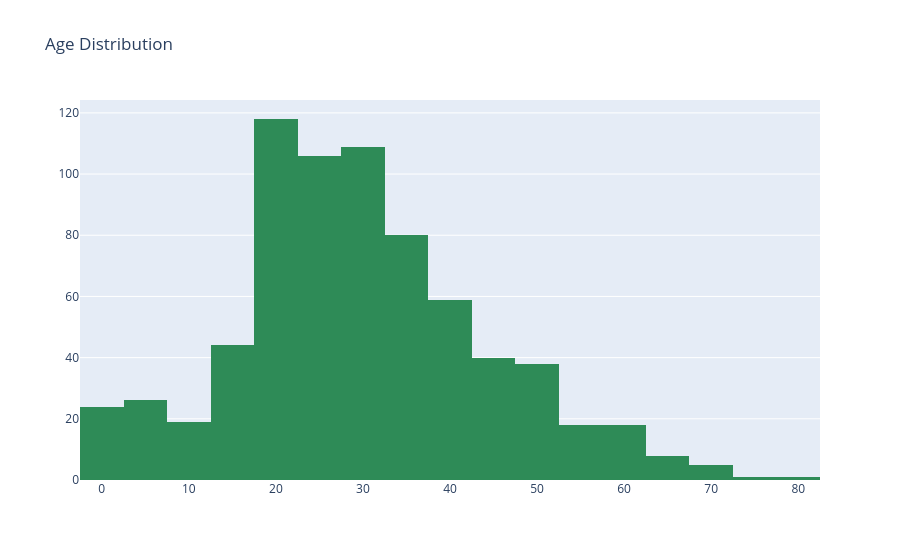

The notebook cell saved with this chart:
### Code cell
trace=go.Histogram(x=data['Age'],nbinsx=20,marker={'color':'seagreen'})
layout=go.Layout(title="Age Distribution")
fig=go.Figure(data=trace,layout=layout)
fig

### Figure 1 — Plotly figure (JSON) as saved in the notebook; plotly's stock layout.template omitted (floating-point values rounded to 4 significant figures; data arrays with more than 128 entries replaced by an {"elided": "..."} marker saying what was removed)
{"data": [{"marker": {"color": "seagreen"}, "nbinsx": 20, "type": "histogram", "x": {"elided": "891 float values"}}], "layout": {"title": {"text": "Age Distribution"}}}
